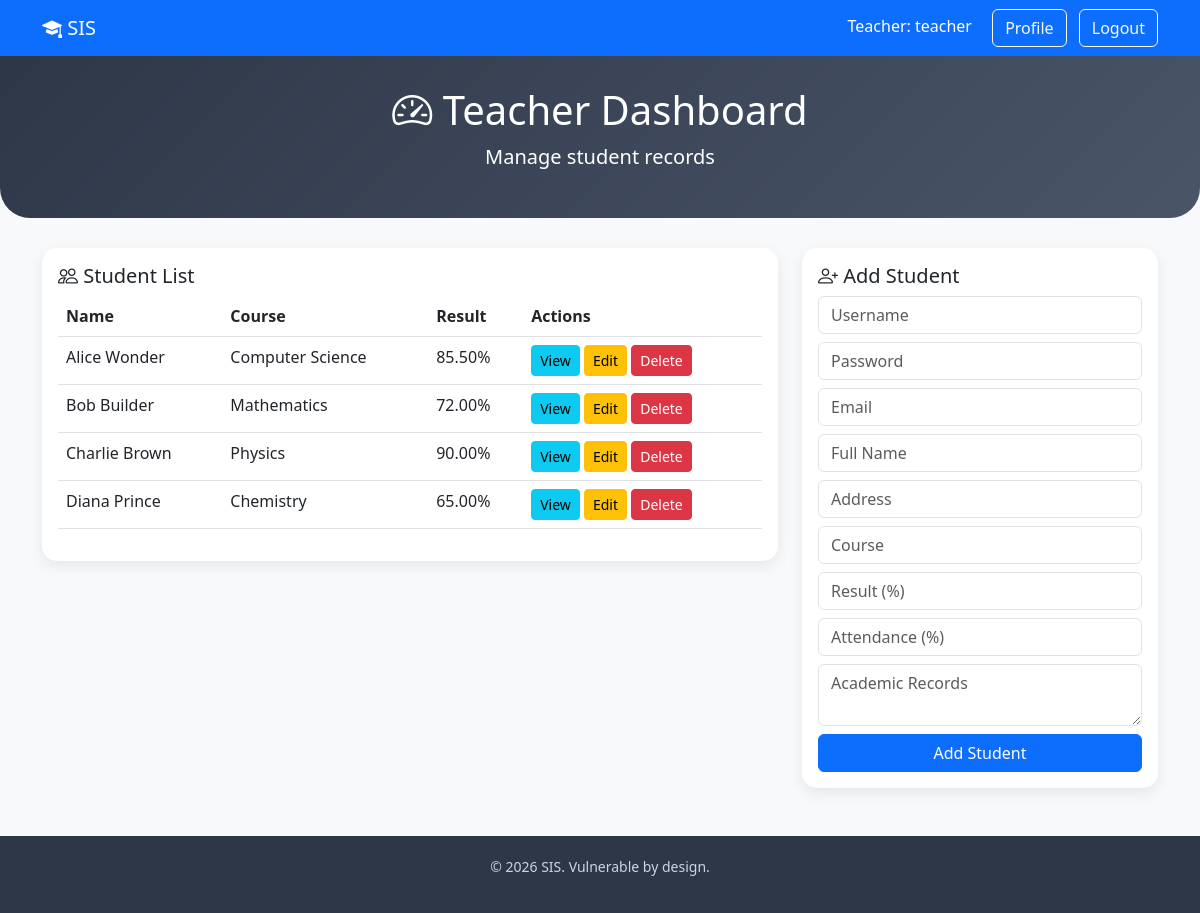
The app's page /teacher_dashboard.php (signed in) with its own data.
### tables this page shows
CREATE TABLE users (
    id INT AUTO_INCREMENT PRIMARY KEY,
    username VARCHAR(50) UNIQUE NOT NULL,
    password VARCHAR(50) NOT NULL,    
    email VARCHAR(100),
    role ENUM('student','teacher') DEFAULT 'student',
    full_name VARCHAR(100),
    address TEXT,
     
    course VARCHAR(100),
    result DECIMAL(5,2),
    attendance INT,                 
    academic_records TEXT,          
     
    department VARCHAR(100),
    course_teaches VARCHAR(100)
);

### teacher_dashboard.php (the view, shortened to what this page needs)
<?php
include 'db.php';
?>
<!DOCTYPE html>
<html lang="en">
<head>
    <link href="https://cdn.jsdelivr.net/npm/bootstrap@5.3.0/dist/css/bootstrap.min.css" rel="stylesheet">
    <link rel="stylesheet" href="https://cdn.jsdelivr.net/npm/bootstrap-icons@1.10.0/font/bootstrap-icons.css">
</head>
<body>
    <nav class="navbar navbar-expand-lg navbar-dark bg-primary">
        <div class="container">
            <a class="navbar-brand" href="index.php"><i class="bi bi-mortarboard-fill"></i> SIS</a>
            <div class="ms-auto">
                <span class="navbar-text text-white me-3">Teacher: <?php echo htmlspecialchars($_SESSION['username']); ?></span>
                <a href="profile.php" class="btn btn-outline-light me-2">Profile</a>
                <a href="logout.php" class="btn btn-outline-light">Logout</a>
            </div>
        </div>
    </nav>
    <div class="dashboard-header text-center">
        <div class="container">
            <h1><i class="bi bi-speedometer2"></i> Teacher Dashboard</h1>
            <p class="lead">Manage student records</p>
        </div>
    </div>
    <div class="container">
        <div class="row">
            <div class="col-md-8">
                <div class="card p-3">
                    <h5><i class="bi bi-people"></i> Student List</h5>
                    <table class="table table-hover">
                        <thead>
                            <tr>
                                <th>Name</th>
                                <th>Course</th>
                                <th>Result</th>
                                <th>Actions</th>
                            </tr>
                        </thead>
                        <tbody>
                            <?php
                            $query = "SELECT * FROM users WHERE role='student'";
                            $result = mysqli_query($conn, $query);
                            while ($row = mysqli_fetch_assoc($result)) {
                                echo '<tr>';
                                echo '<td>' . htmlspecialchars($row['full_name']) . '</td>';
                                echo '<td>' . htmlspecialchars($row['course']) . '</td>';
                                echo '<td>' . $row['result'] . '%</td>';
                                echo '<td>
                                        <a href="student.php?id=' . $row['id'] . '" class="btn btn-sm btn-info">View</a>
                                        <a href="edit_student.php?id=' . $row['id'] . '" class="btn btn-sm btn-warning">Edit</a>
                                        <a href="delete_student.php?id=' . $row['id'] . '" class="btn btn-sm btn-danger" onclick="return confirm(\'Delete this student?\')">Delete</a>
                                      </td>';
                                echo '</tr>';
                            }
                            ?>
                        </tbody>
                    </table>
                </div>
            </div>
            <div class="col-md-4">
                <div class="card p-3">
                    <h5><i class="bi bi-person-plus"></i> Add Student</h5>
                    <form method="POST" action="teacher_dashboard.php">
                        <div class="mb-2">
                            <input type="text" name="username" class="form-control" placeholder="Username" required>
                        </div>
                        <div class="mb-2">
                            <input type="password" name="password" class="form-control" placeholder="Password" required>
                        </div>
                        <div class="mb-2">
                            <input type="email" name="email" class="form-control" placeholder="Email" required>
                        </div>
                        <div class="mb-2">
                            <input type="text" name="full_name" class="form-control" placeholder="Full Name" required>
                        </div>
                        <div class="mb-2">
                            <input type="text" name="address" class="form-control" placeholder="Address">
                        </div>
                        <div class="mb-2">
                            <input type="text" name="course" class="form-control" placeholder="Course" required>
                        </div>
                        <div class="mb-2">
                            <input type="number" step="0.01" name="result" class="form-control" placeholder="Result (%)">
                        </div>
                        <div class="mb-2">
                            <input type="number" name="attendance" class="form-control" placeholder="Attendance (%)">
                        </div>
                        <div class="mb-2">
                            <textarea name="academic_records" class="form-control" placeholder="Academic Records"></textarea>
                        </div>
                        <button type="submit" name="add_student" class="btn btn-primary w-100">Add Student</button>
                    </form>
                </div>
            </div>
        </div>
    </div>
    <div class="footer mt-5" style="background: #2d3748; color: #cbd5e0; padding: 20px 0; text-align: center;">
        <div class="container">
            <p class="small">&copy; 2026 SIS. Vulnerable by design.</p>
        </div>
    </div>
</body>
</html>

### teacher_dashboard.php (style rules this page uses)
body { background: #f8f9fa; }
.dashboard-header { background: linear-gradient(135deg, #2d3748 0%, #4a5568 100%); color: white; padding: 30px 0; border-radius: 0 0 30px 30px; margin-bottom: 30px; }
.card { border-radius: 15px; border: none; box-shadow: 0 5px 15px rgba(0,0,0,0.08); }

### records on screen
users: full_name "Alice Wonder", course "Computer Science", result "85.50"
users: full_name "Bob Builder", course "Mathematics", result "72.00"
users: full_name "Charlie Brown", course "Physics", result "90.00"
users: full_name "Diana Prince", course "Chemistry", result "65.00"

### other values on screen
$_SESSION['username'] "teacher"
